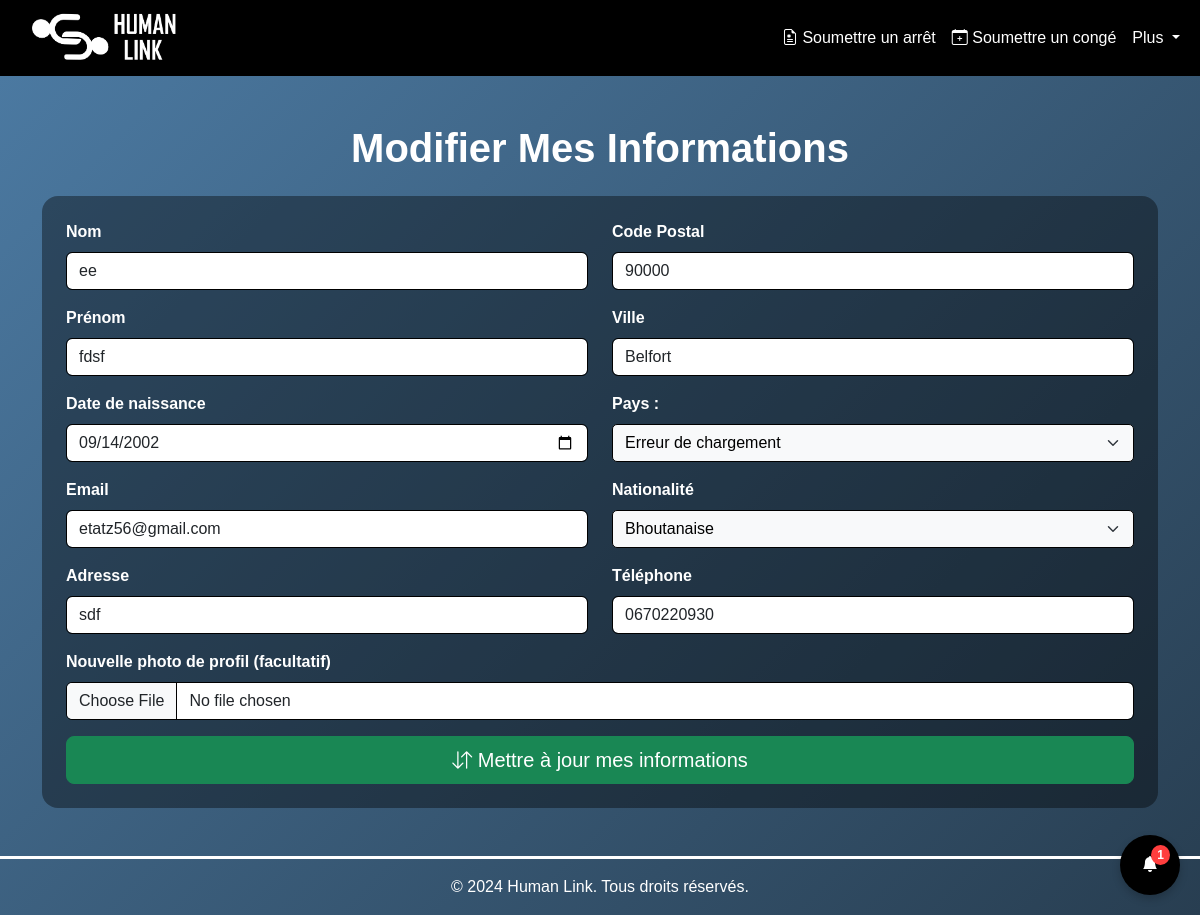
Page /modifier_mes_infos (signed in) on the committed database.
### tables this page shows
CREATE TABLE utilisateurs(
            id TEXT PRIMARY KEY,
            nom TEXT,
            prenom TEXT,
            date_naissance DATE,
            poste TEXT,
            departement TEXT,
            email TEXT UNIQUE,
            mot_de_passe TEXT,
            solde_congé FLOAT,
            salaire FLOAT,
            dernier_mois_maj TEXT,
            role TEXT,
            photo TEXT DEFAULT 'default.jpg',
            sexualite TEXT CHECK (sexualite IN ('Homme', 'Femme')),
            telephone TEXT,
            adresse TEXT,
            ville TEXT,
            code_postal TEXT,
            pays TEXT,
            nationalite TEXT,
            numero_securite_sociale TEXT,
            date_embauche DATE,
            type_contrat TEXT CHECK (type_contrat IN ('CDI', 'CDD', 'Alternance', 'Stage', 'Freelance')),
            is_director BOOLEAN DEFAULT 0,
            teletravail_max INTEGER DEFAULT 0
        );

### app.py (the view, shortened to what this page needs)
@app.route("/modifier_mes_infos", methods=["GET", "POST"])
def modifier_mes_infos():
    if 'email' not in session or session['role'] == "admin":
        flash("Vous devez être connecté pour accéder à cette page.")
        return redirect(url_for('login'))
    email = session['email']
    notifications = récupérer_notifications(email)
    nombre_notifications_non_lues = récupérer_nombre_notifications_non_lues(email)
    marquer_notifications_comme_lues(email)
    connexion = connect_db()
    cur = connexion.cursor()
    cur.execute("SELECT photo FROM utilisateurs WHERE email = ?", (email,))
    old_photo = cur.fetchone()[0]
    cur.execute("SELECT nom, prenom, date_naissance, email, adresse, ville, code_postal, pays, nationalite, telephone, photo FROM utilisateurs WHERE email = ?", (email,))
    result = cur.fetchone()
    connexion.close()
    return render_template(
        "employé_modification.html",
        result=result,
        notifications=notifications,
        nombre_notifications_non_lues=nombre_notifications_non_lues
    )

### app.py (called while the page is built)
def récupérer_notifications(email):
    connexion = connect_db()
    cur = connexion.cursor()
    cur.execute("""
        SELECT id, message, type, created_at, is_read
        FROM notifications
        WHERE email = ?
        ORDER BY created_at DESC
    """, (email,))
    notifications = cur.fetchall()
    connexion.close()
    return [
        {
            'id': n[0],
            'message': n[1],
            'type': n[2],
            'created_at': datetime.strptime(n[3], '%Y-%m-%d %H:%M:%S') if isinstance(n[3], str) else n[3],
            'is_read': n[4]
        }
        for n in notifications
    ]

def récupérer_nombre_notifications_non_lues(email):
    connexion = connect_db()
    cur = connexion.cursor()
    cur.execute("""
        SELECT COUNT(*)
        FROM notifications
        WHERE email = ? AND is_read = 0
    """, (email,))
    count = cur.fetchone()[0]
    connexion.close()
    return count

def marquer_notifications_comme_lues(email):
    connexion = connect_db()
    try:
        cur = connexion.cursor()
        cur.execute("""
            UPDATE notifications
            SET is_read = 1
            WHERE email = ?
        """, (email,))
        connexion.commit()
    except sqlite3.OperationalError as e:
        print(f"Erreur SQLite: {e}")
    finally:
        connexion.close()

@app.template_filter('format_datetime')
def format_datetime(value, format='%d-%m-%Y %H:%M'):
    if isinstance(value, datetime):
        return value.strftime(format)
    try:
        value = datetime.strptime(value, '%Y-%m-%d %H:%M:%S')
        return value.strftime(format)
    except Exception:
        return value

### db_setup.py (called while the page is built)
def connect_db():
    connexion = sqlite3.connect("rh_data.db")
    connexion.row_factory = sqlite3.Row
    return connexion

### templates/employé_modification.html (shortened to what this page needs)
{% extends "employé_base.html" %}
{% block content2 %}
<h1 class="text-center text-white mb-4">Modifier Mes Informations</h1>
<div class="card border-0 rounded-4 fw-bold text-white">
    <div class="card-body p-4">
        <form action="{{ url_for('modifier_mes_infos') }}" method="POST" enctype="multipart/form-data">
            <div class="row">
                <div class="col-md-6">
                    <div class="mb-3">
                        <label for="nom" class="form-label ">Nom</label>
                        <input type="text" class="form-control" id="nom" name="nom" value="{{ result[0] }}" required>
                    </div>
                    <div class="mb-3">
                        <label for="prenom" class="form-label">Prénom</label>
                        <input type="text" class="form-control" id="prenom" name="prenom" value="{{ result[1] }}" required>
                    </div>
                    <div class="mb-3">
                        <label for="date_naissance" class="form-label ">Date de naissance</label>
                        <input type="date" class="form-control" id="date_naissance" name="date_naissance" value="{{ result[2] }}" required>
                    </div>
                    <div class="mb-3">
                        <label for="email" class="form-label">Email</label>
                        <input type="email" class="form-control" id="email" name="email" value="{{ result[3] }}" required>
                    </div>
                    <div class="mb-3">
                        <label for="adresse" class="form-label">Adresse</label>
                        <input type="text" class="form-control" id="adresse" name="adresse" value="{{ result[4] }}" required>
                    </div>
                </div>
                <div class="col-md-6">
                    <div class="mb-3">
                        <label for="code_postal" class="form-label">Code Postal</label>
                        <input type="text" id="code_postal" name="code_postal" class="form-control" value="{{ result[6] }}" placeholder="Ex : 13001" required>
                    </div>
                    <div class="mb-3">
                            <label for="ville" class="form-label">Ville</label>
                            <input type="text" id="ville" name="ville" class="form-control" value="{{ result[5] }}" placeholder="Ville" required>
                    </div>
                    <div class="mb-3">
                        <label for="pays" class="form-label ">Pays :</label>
                        <select id="pays" name="pays" class="form-select" required>
                            <option value="{{ result[7] }}">{{ result[7] }}</option>
                        </select>
                    </div>
                    <div class="mb-3">
                        <label for="nationalite" class="form-label ">Nationalité</label>
                        <select id="nationalite" name="nationalite" class="form-select" required>
                            <option value="{{ result[8] }}">{{ result[8] }}</option>
                        </select>
                    </div>
                    <div class="mb-3">
                        <label for="telephone" class="form-label ">Téléphone</label>
                        <input type="text" class="form-control" id="telephone" name="telephone" value="{{ result[9] }}"  required>
                    </div>
                </div>
                <div class="mb-3">
                    <label for="photo" class="form-label ">Nouvelle photo de profil (facultatif)</label>
                    <input type="file" class="form-control" id="photoInput" name="photo" accept="image/*">
                </div>
            </div>
            <div class="d-grid">
                <button type="submit" class="btn btn-success btn-lg">
                    <i class="bi bi-arrow-down-up"></i> Mettre à jour mes informations
                </button>
            </div>
        </form>
    </div>
{% endblock %}

### static/styles.css (style rules this page uses)
body { display: flex; flex-direction: column; min-height: 100vh; margin: 0; font-family: sans-serif; }
h1 { font-weight: bold; }
.card { background: rgba(0, 0, 0, 0.392); border: white; border-radius: 15px; margin-top: 20px; }
.form-control { border-color:#000; }
.form-select { border-color: #000; }
.form-select { display: block; width: 100%; font-size: 16px; font-family: Arial, sans-serif; line-height: 1.5; color: #000000; background-color: #f8f9fa; border: 1px solid #000000; border-radius: 5px; transition: border-color 0.3s ease, box-shadow 0.3s ease; height: auto; }
.form-select option { padding: 8px; font-size: 15px; background-color: #ffffff; color: #000000; }

### rows in the picture
utilisateurs: nom "ee", prenom "fdsf", date_naissance "09/14/2002", email "etatz56@gmail.com", adresse "sdf", code_postal "90000", ville "Belfort", nationalite "Bhoutanaise", telephone "0670220930"

### other values in the picture
{{ nombre_notifications_non_lues }} "1"
